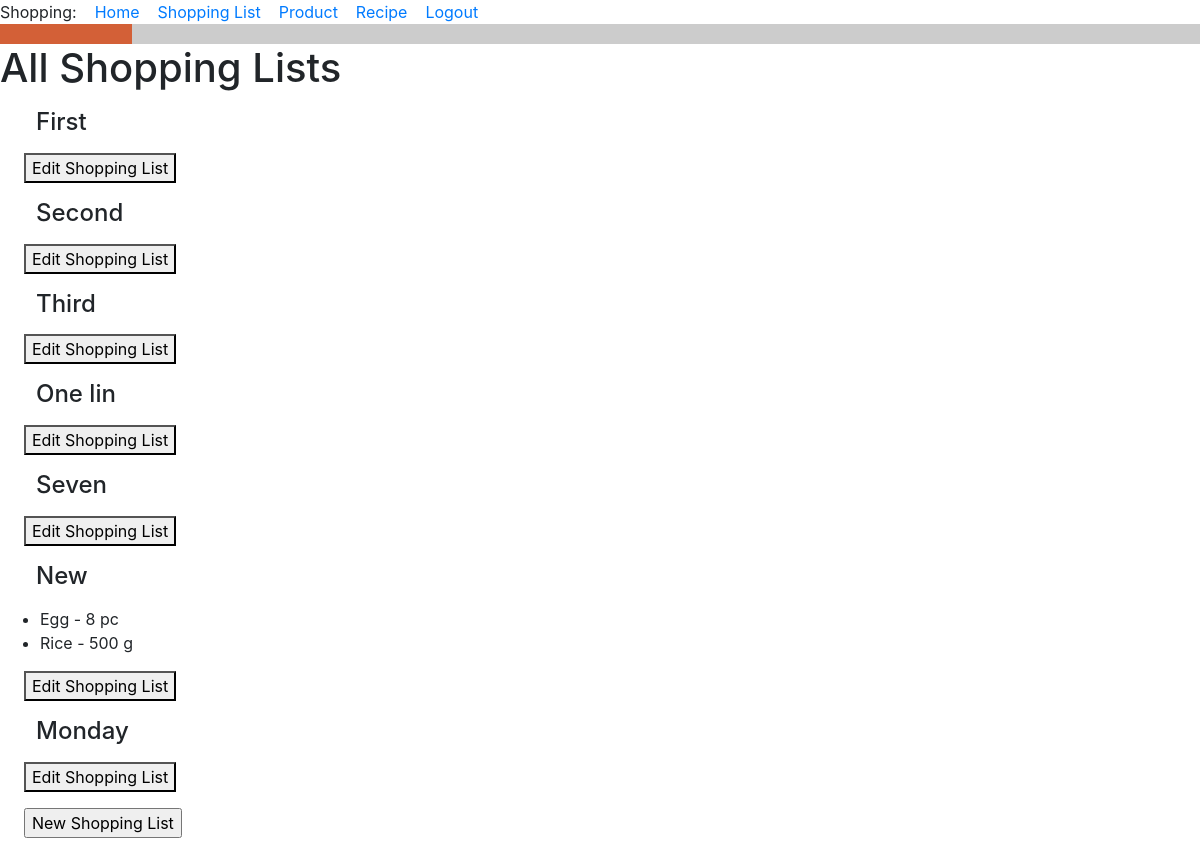
The app's page /all_lists (signed in), older data.
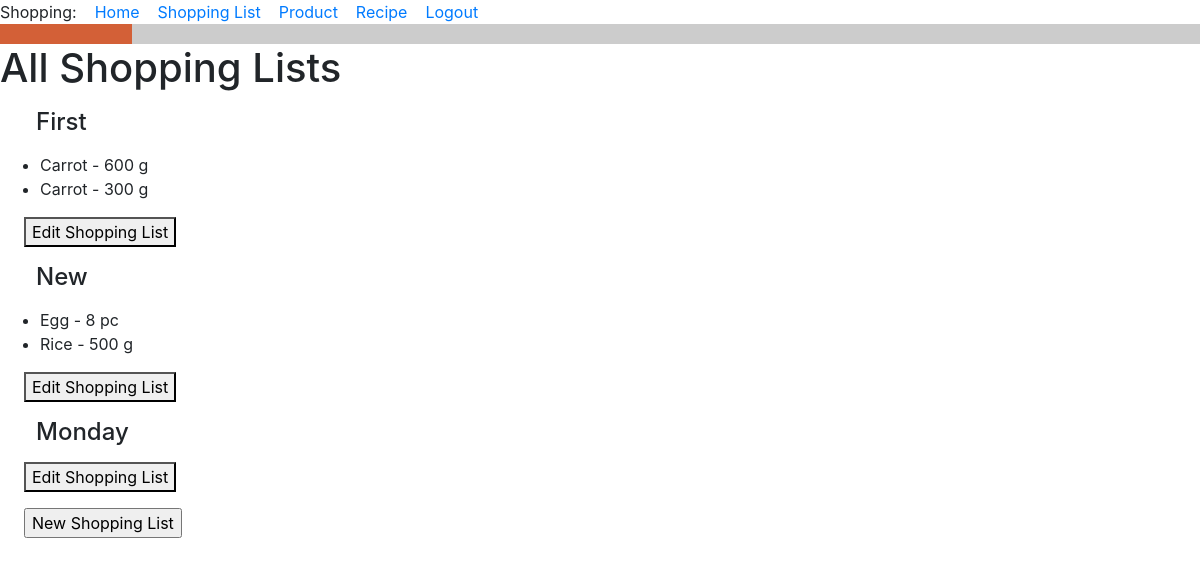
The same page, newer data.
### food_app/models.py (models this page shows, shortened)
class ShoppingList(db.Model):
    id = db.Column(db.Integer, primary_key=True)
    title = db.Column(db.String(256), default='')
    owner = db.Column(db.ForeignKey('user.id'))
    items = db.relationship('ShoppingListItem', backref='shopping_list', lazy='dynamic')
    notes = db.Column(db.Text)
    def __str__(self):
        return f'{self.title}'.capitalize()

class ShoppingListItem(db.Model):
    id = db.Column(db.Integer, primary_key=True)
    shopping_list_id = db.Column(db.ForeignKey('shopping_list.id'))
    product_id = db.Column(db.ForeignKey('product.id'))
    product = db.relationship('Product')
    quantity = db.Column(db.Integer)
    unit_of_measure = db.Column(db.String(120))
    is_buyed = db.Column(db.Boolean)
    def __str__(self):
        return f'{self.product} - {self.quantity} {self.unit_of_measure}'

class Product(db.Model):
    id = db.Column(db.Integer, primary_key=True)
    title = db.Column(db.String(256), index=True, unique=True, nullable=False)
    type_of_product = db.Column(db.String(120))
    unit_of_measure = db.Column(db.String(120))
    def __str__(self):
        return f'{self.title}'.capitalize()  # Big first letter only.

### food_app/routes.py (the view)
@app.route('/all_lists', methods=['GET', 'POST'])
@login_required
def all_lists():
    owner = current_user.id
    shopping_lists = ShoppingList.query.filter_by(owner=owner)
    return render_template('all_lists.html', title='All Shopping Lists', owner=owner, shopping_lists=shopping_lists)

### food_app/models.py (called while the page is built)
@login.user_loader
def load_user(id):
    return User.query.get(int(id))

### food_app/templates/all_lists.html (shortened to what this page needs)
{% extends "base.html" %}
{% block content %}
<h1>All Shopping Lists</h1>
    {% for shopping_list in shopping_lists %}
<h4><div><p><p style="margin-left:1.5em">{{ shopping_list }}</p></div></h4>
    <div><ul>  {% for item in shopping_list.items %}
        <li>{{ item }}</li>
        {% endfor %}
    </ul>
    </div>
<p style="margin-left:1.5em"><button> Edit Shopping List </button></p>
{% endfor %}
<form>
<p style="margin-left:1.5em"><input type="button" value="New Shopping List" onClick='location.href="new_list"'>
</form>
{% endblock %}

### food_app/templates/base.html (shortened to what this page needs)
<!doctype html>
<html lang="en">
<head>
    {% block head %}
    {% block styles %}
    {{ bootstrap.load_css() }}
    {% endblock %}
    {% endblock %}
<body>
{% block navigation %}
<div>
    Shopping:&#160&#160&#160
    <a href="{{ url_for('index') }}">Home</a>&#160&#160&#160
    <a href="{{ url_for('shopping_list') }}">Shopping List</a>&#160&#160&#160
    <a href="{{ url_for('product') }}">Product</a>&#160&#160&#160
    <a href="{{ url_for('recipe') }}">Recipe</a>&#160&#160&#160
    <a href="{{ url_for('logout') }}">Logout</a>
</div>
{% endblock %}
 <head>
 </head>
 <body>
  <div class="layer1">
   <div class="layer2">
   </div>
  </div>
 </body>
{% block content %}
{% endblock %}

### food_app/templates/base.html (style rules this page uses)
.layer1 { background-color: #D36037; }
.layer2 { margin-left: 11%; background-color: #ccc; padding: 10px; }

Row changes from the older to the newer data that the page shows:
removed ShoppingList: title "Second"
removed ShoppingList: title "Third"
removed ShoppingList: title "One lin"
removed ShoppingList: title "Seven"
added ShoppingListItem: quantity+unit_of_measure "Carrot - 600 g", shown under ShoppingList "First"
added ShoppingListItem: quantity+unit_of_measure "Carrot - 300 g", shown under ShoppingList "First"
